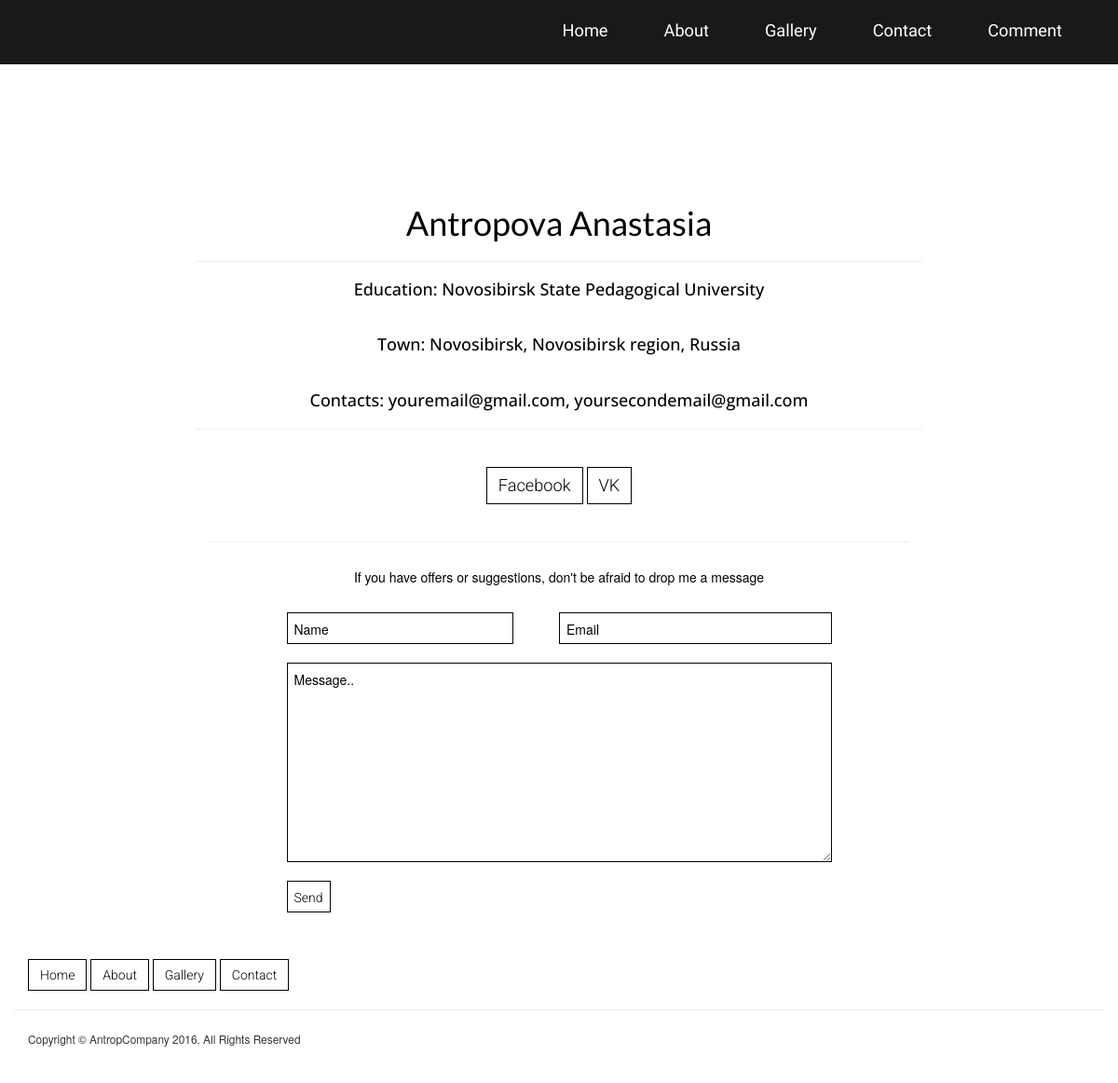
The app's page /contact/, older data.
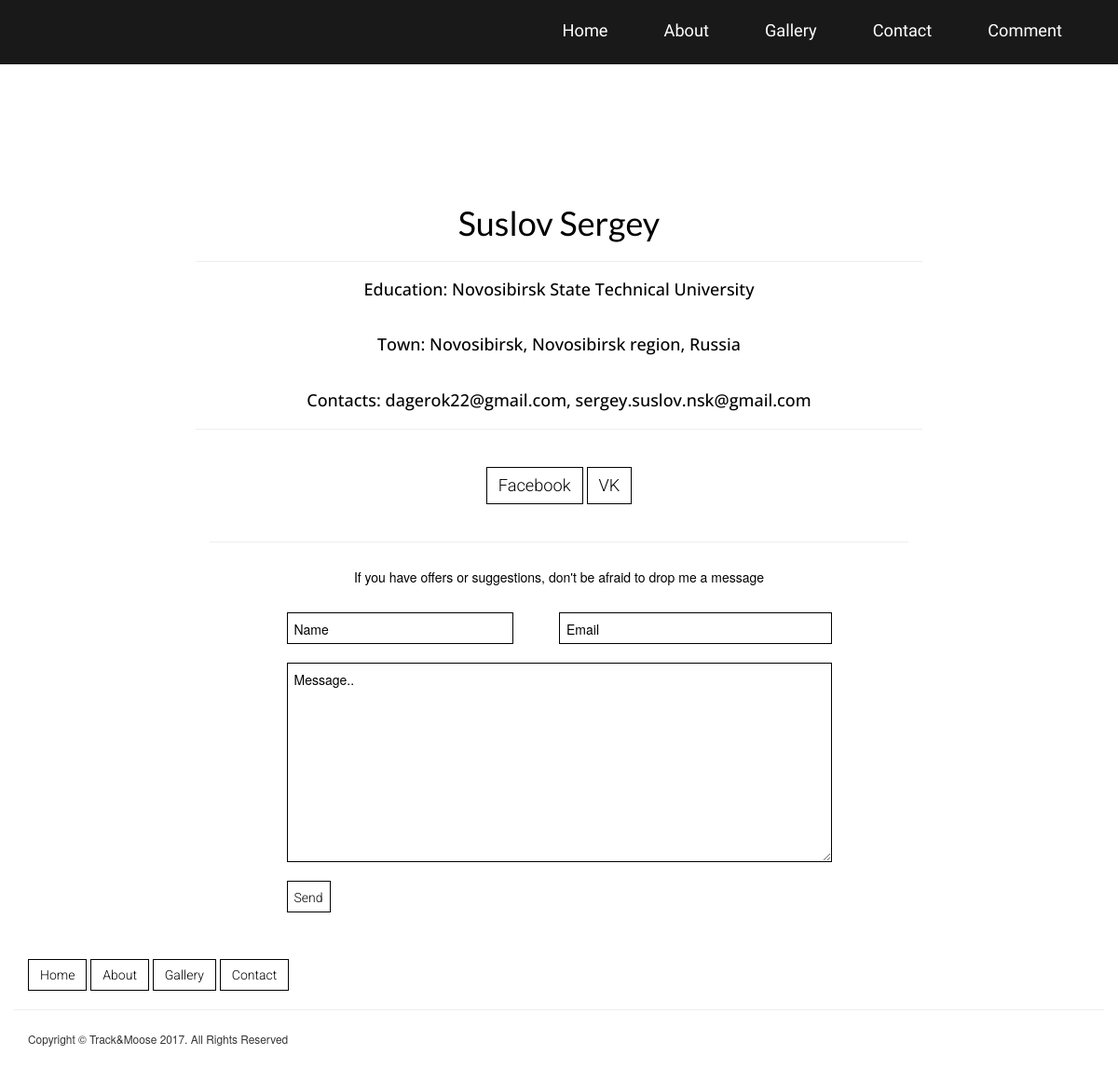
The same page, newer data.
### ballerine_app/models.py (models this page shows, shortened)
class StaticText(models.Model):
    title = models.CharField(max_length=120)
    content = models.TextField()

class Social(models.Model):
    title = models.CharField(max_length=20)
    url = models.URLField(default=None)

### ballerine_app/views.py (the view)
# urls.py: url(r'^contact/$', contact, name="contact"),
def contact(request):
    contact_title = get_object_or_404(StaticText, title="contact_title")
    footer_copy = get_object_or_404(StaticText, title="footer_copyright")
    first_textblock = get_object_or_404(StaticText, title="contact_first_textblock")
    second_textblock = get_object_or_404(StaticText, title="contact_second_textblock")
    third_textblock = get_object_or_404(StaticText, title="contact_third_textblock")
    fourth_textblock = get_object_or_404(StaticText, title="contact_fourth_textblock")
    form_name_palceholder = get_object_or_404(StaticText, title="contact_form_name_palceholder")
    form_email_palceholder = get_object_or_404(StaticText, title="contact_form_email_palceholder")
    form_message_palceholder = get_object_or_404(StaticText, title="contact_form_message_palceholder")
    form_button_palceholder = get_object_or_404(StaticText, title="contact_form_button_palceholder")
    socials = Social.objects.all().order_by("id")
    form = MessageForm(request.POST or None)
    if form.is_valid():
        instance = form.save(commit=False)
        instance.user = request.user
        instance.save()
        messages.success(request, "Successfully sent")
    elif request.POST:
        messages.success(request, "Sorry, something went wrong")
    context = {
        "contact_title": contact_title,
        "footer_copyright": footer_copy,
        "socials": socials,
        "first_textblock": first_textblock,
        "second_textblock": second_textblock,
        "third_textblock": third_textblock,
        "fourth_textblock": fourth_textblock,
        "form_name_palceholder": form_name_palceholder,
        "form_email_palceholder": form_email_palceholder,
        "form_message_palceholder": form_message_palceholder,
        "form_button_palceholder": form_button_palceholder,
        "form": form,
    }
    return render(request, "contact.html", context)

### ballerine_app/forms.py
class MessageForm(forms.ModelForm):
    class Meta:
        model = Message
        fields = ["name", "email", "message"]
    name = forms.CharField(
        label=None,
        widget=forms.TextInput(
            attrs={'class': 'col-sm-5', 'placeholder': 'Name'}
        )
    )
    email = forms.CharField(
        label=None,
        widget=forms.EmailInput(
            attrs={'class': 'col-sm-6 col-sm-offset-1', 'placeholder': 'Email'}
        )
    )
    message = forms.CharField(
        label=None,
        widget=forms.Textarea(
            attrs={'class': 'col-sm-12', 'placeholder': 'Message..'}
        )
    )

### templates/contact.html (shortened to what this page needs)
{% extends 'base.html' %}
{% load staticfiles %}
{% block page_css %}
    <link rel="stylesheet" href="{% static 'contact.css' %}">
{% endblock %}
{% block content %}
    <div class="container main_thumbnail">
            <div class="col-sm-8 col-sm-offset-2 text-center">
            <div class="row">
                <h1>{{ first_textblock.content }}</h1>
                <hr>
                <h4>{{ second_textblock.content }}</h4>
                <br>
                <h4>{{ third_textblock.content }}</h4>
                <br>
                <h4>{{ fourth_textblock.content }}</h4>
                <hr>
                <div class="socials_block">
                    {% for item in socials %}
                        <div class="btn social">
                            <a href="{% if item.url %}{{ item.url }}{% endif %}">
                                {{ item.title }}
                            </a>
                        </div>
                {% endfor %}
                </div></div>
                <hr>
            </div>
        <div class="col-sm-6 col-sm-offset-3">
        <div class="row">
            <h5 class="text-center">If you have offers or suggestions, don't be afraid to drop me a message</h5>
        </div>
            <form action="" method="post">{% csrf_token %}
                <div class="row">{{ form.name.errors }}
                {{ form.name }}
                {{ form.email }}</div>
                <div class="row">
                {{ form.message }}</div>
                <div class="row">
                    <input type="submit" class="btn" value="{{ form_button_palceholder.content }}">
                </div>
            </form>
        </div>
    </div>
{% endblock %}
{% block footer_copyright %}
    {{ footer_copyright.content }}
{% endblock %}

### templates/base.html (shortened to what this page needs)
{% load staticfiles %}
<!DOCTYPE html>
<html lang="en">
<head>
    <link rel="stylesheet"  href="https://maxcdn.bootstrapcdn.com/bootstrap/3.3.7/css/bootstrap.min.css"
>
    <link rel="stylesheet" href="https://maxcdn.bootstrapcdn.com/bootstrap/3.3.7/css/bootstrap-theme.min.css"
>
    <link rel="stylesheet" href="{% static 'base.css' %}">
    <link rel="stylesheet" href="{% static 'home.css' %}">
    {% block page_css %}
    {% endblock %}
</head>
<body>
<div class="wrapper">
    {% block header %}
        <div class="clearfix">
            <div class="head">
                <div class="container">
                    <div class="pull-right">
                        <p class="navbar-text"><a href="{% url 'portfolio:home' %}">Home</a></p>
                        <p class="navbar-text"><a href="{% url 'portfolio:about' %}">About</a></p>
                        <p class="navbar-text"><a href="{% url 'portfolio:gallery' %}">Gallery</a></p>
                        <p class="navbar-text"><a href="{% url 'portfolio:contact' %}">Contact</a></p>
                        <p class="navbar-text"><a href="{% url 'portfolio:comment' %}">Comment</a></p>
                    </div>
                </div>
            </div>
        </div>
    {% endblock %}
    {% block content %}{% endblock %}
    {% block footer %}
        <div class="footer">
            <div class="container">
                <div class="row">
                    <div class="col-sm-6">
                        <div class="btn"><a href="{% url 'portfolio:home' %}">Home</a></div>
                        <div class="btn"><a href="{% url 'portfolio:about' %}">About</a></div>
                        <div class="btn"><a href="{% url 'portfolio:gallery' %}">Gallery</a></div>
                        <div class="btn"><a href="{% url 'portfolio:contact' %}">Contact</a></div>
                    </div>
                </div>
                <div class="row">
                    <hr>
                    <div class="col-sm-12">
                        <p class="footer_p_to_insert">
                            <small>
                                {% block footer_copyright %}
                                {% endblock %}
                            </small>
                        </p>
                    </div>
                </div>
            </div>
        </div>
    {% endblock %}
</div>
</body>
</html>

### ballerine_app/static/base.css (style rules this page uses)
a { color: #fff; }
.head { width: 100%; position: fixed; z-index: 10; transition: background-color .3s ease-in-out; }
.btn { margin: 20px auto 0; font-family: 'Roboto', sans-serif; font-weight: 300; border-radius: 0; background: transparent; color: #000; border: 1px solid #000; transition: all .2s ease; }
.btn a { color: #000; text-shadow: none; }

### ballerine_app/static/home.css (style rules this page uses)
p.navbar-text { font-family: 'Raleway', sans-serif; font-weight: 300; font-size: 1.3em; color: #fff; margin: 20px 30px 20px 30px; border-bottom: 3px solid transparent; transition: all .2s ease }
.footer { padding: 30px 0 30px; }

### ballerine_app/static/contact.css (style rules this page uses)
.main_thumbnail { color: #000000; padding: 200px 0 0; }
.head { background: rgba(0,0,0,.9); }
.main_thumbnail h1 { font-family: 'Lato', sans-serif; }
.main_thumbnail h4 { font-family: 'Open Sans', sans-serif; }
.btn.social { margin: 0; font-size: 1.3em; }
.socials_block { padding: 20px 0 20px; }
form { margin-top: 20px; }
form input, form textarea { margin: 0; border: 1px solid #000000; padding: 7px 7px 5px !important; }
#id_message { min-height: 200px; margin-top: 20px; }

Row changes from the older to the newer data that the page shows:
changed StaticText: content "Antropova Anastasia" → "Suslov Sergey"
changed StaticText: content "Education: Novosibirsk State Pedagogical University" → "Education: Novosibirsk State Technical University"
changed StaticText: content "Contacts: youremail@gmail.com, yoursecondemail@gmail.com" → "Contacts: dagerok22@gmail.com, sergey.suslov.nsk@gmail.com"
changed StaticText: content "Copyright © AntropCompany 2016. All Rights Reserved" → "Copyright © Track&Moose 2017. All Rights Reserved"
